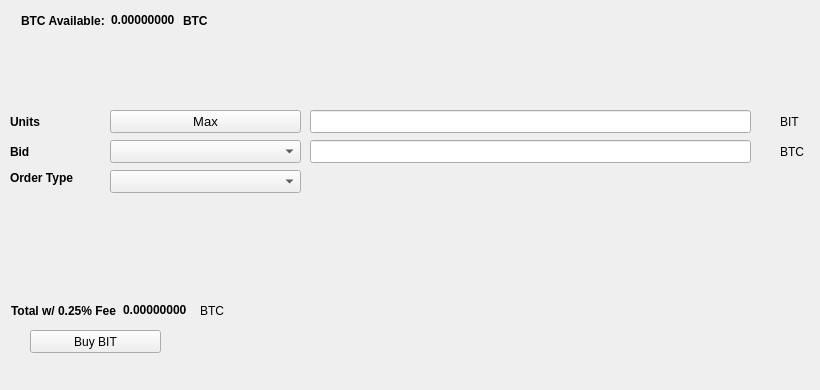
   <widget class="QWidget" name="BuyTab">
    <attribute name="title">
     <string>Buy</string>
    </attribute>
    <widget class="QPushButton" name="BuyPIV">
     <property name="geometry">
      <rect>
       <x>30</x>
       <y>330</y>
       <width>131</width>
       <height>23</height>
      </rect>
     </property>
     <property name="text">
      <string>Buy BIT</string>
     </property>
     <property name="icon">
      <iconset resource="../BitMoney.qrc">
       <normaloff>:/icons/bitcoin</normaloff>:/icons/bitcoin</iconset>
     </property>
    </widget>
    <widget class="QLabel" name="label_3">
     <property name="geometry">
      <rect>
       <x>10</x>
       <y>110</y>
       <width>46</width>
       <height>23</height>
      </rect>
     </property>
     <property name="font">
      <font>
       <weight>75</weight>
       <bold>true</bold>
      </font>
     </property>
     <property name="text">
      <string>Units</string>
     </property>
    </widget>
    <widget class="QLineEdit" name="UnitsInput">
     <property name="geometry">
      <rect>
       <x>310</x>
       <y>110</y>
       <width>441</width>
       <height>23</height>
      </rect>
     </property>
     <property name="font">
      <font>
       <pointsize>9</pointsize>
       <weight>75</weight>
       <bold>true</bold>
      </font>
     </property>
    </widget>
    <widget class="QLineEdit" name="BuyBidPriceEdit">
     <property name="geometry">
      <rect>
       <x>310</x>
       <y>140</y>
       <width>441</width>
       <height>23</height>
      </rect>
     </property>
     <property name="font">
      <font>
       <pointsize>9</pointsize>
       <weight>75</weight>
       <bold>true</bold>
      </font>
     </property>
    </widget>
    <widget class="QLabel" name="label_4">
     <property name="geometry">
      <rect>
       <x>780</x>
       <y>110</y>
       <width>31</width>
       <height>23</height>
      </rect>
     </property>
     <property name="text">
      <string>BIT</string>
     </property>
    </widget>
    <widget class="QLabel" name="label_5">
     <property name="geometry">
      <rect>
       <x>780</x>
       <y>140</y>
       <width>31</width>
       <height>23</height>
      </rect>
     </property>
     <property name="text">
      <string>BTC</string>
     </property>
    </widget>
    <widget class="QLabel" name="label_6">
     <property name="geometry">
      <rect>
       <x>10</x>
       <y>140</y>
       <width>46</width>
       <height>23</height>
      </rect>
     </property>
     <property name="font">
      <font>
       <weight>75</weight>
       <bold>true</bold>
      </font>
     </property>
     <property name="text">
      <string>Bid</string>
     </property>
    </widget>
    <widget class="QLabel" name="label_7">
     <property name="geometry">
      <rect>
       <x>10</x>
       <y>170</y>
       <width>91</width>
       <height>16</height>
      </rect>
     </property>
     <property name="font">
      <font>
       <weight>75</weight>
       <bold>true</bold>
      </font>
     </property>
     <property name="text">
      <string>Order Type</string>
     </property>
    </widget>
    <widget class="QPushButton" name="Buy_Max_Amount">
     <property name="geometry">
      <rect>
       <x>110</x>
       <y>110</y>
       <width>191</width>
       <height>23</height>
      </rect>
     </property>
     <property name="font">
      <font>
       <pointsize>10</pointsize>
      </font>
     </property>
     <property name="text">
      <string>Max</string>
     </property>
    </widget>
    <widget class="QComboBox" name="BuyBidcomboBox">
     <property name="geometry">
      <rect>
       <x>110</x>
       <y>140</y>
       <width>191</width>
       <height>23</height>
      </rect>
     </property>
     <property name="font">
      <font>
       <pointsize>10</pointsize>
      </font>
     </property>
    </widget>
    <widget class="QComboBox" name="buyOrdertypeCombo">
     <property name="geometry">
      <rect>
       <x>110</x>
       <y>170</y>
       <width>191</width>
       <height>23</height>
      </rect>
     </property>
     <property name="font">
      <font>
       <pointsize>10</pointsize>
      </font>
     </property>
    </widget>
    <widget class="QWidget" name="layoutWidget1">
     <property name="geometry">
      <rect>
       <x>21</x>
       <y>11</y>
       <width>227</width>
       <height>19</height>
      </rect>
     </property>
     <layout class="QHBoxLayout" name="horizontalLayout_3">
      <item>
       <widget class="QLabel" name="label232">
        <property name="font">
         <font>
          <weight>75</weight>
          <bold>true</bold>
         </font>
        </property>
        <property name="text">
         <string>BTC Available:</string>
        </property>
       </widget>
      </item>
      <item>
       <widget class="QLabel" name="BtcAvailableLbl">
        <property name="palette">
         <palette>
          <active>
           <colorrole role="WindowText">
            <brush brushstyle="SolidPattern">
             <color alpha="255">
              <red>0</red>
              <green>0</green>
              <blue>0</blue>
             </color>
            </brush>
           </colorrole>
           <colorrole role="Button">
            <brush brushstyle="SolidPattern">
             <color alpha="255">
              <red>0</red>
              <green>170</green>
              <blue>0</blue>
             </color>
            </brush>
           </colorrole>
           <colorrole role="Light">
            <brush brushstyle="SolidPattern">
             <color alpha="255">
              <red>0</red>
              <green>255</green>
              <blue>0</blue>
             </color>
            </brush>
           </colorrole>
           <colorrole role="Midlight">
            <brush brushstyle="SolidPattern">
             <color alpha="255">
              <red>0</red>
              <green>212</green>
              <blue>0</blue>
             </color>
            </brush>
           </colorrole>
           <colorrole role="Dark">
            <brush brushstyle="SolidPattern">
             <color alpha="255">
              <red>0</red>
              <green>85</green>
              <blue>0</blue>
             </color>
            </brush>
           </colorrole>
           <colorrole role="Mid">
            <brush brushstyle="SolidPattern">
             <color alpha="255">
              <red>0</red>
              <green>113</green>
              <blue>0</blue>
             </color>
            </brush>
           </colorrole>
           <colorrole role="Text">
            <brush brushstyle="SolidPattern">
             <color alpha="255">
              <red>0</red>
              <green>170</green>
              <blue>0</blue>
             </color>
            </brush>
           </colorrole>
           <colorrole role="BrightText">
            <brush brushstyle="SolidPattern">
             <color alpha="255">
              <red>255</red>
              <green>255</green>
              <blue>255</blue>
             </color>
            </brush>
           </colorrole>
           <colorrole role="ButtonText">
            <brush brushstyle="SolidPattern">
             <color alpha="255">
              <red>0</red>
              <green>0</green>
              <blue>0</blue>
             </color>
            </brush>
           </colorrole>
           <colorrole role="Base">
            <brush brushstyle="SolidPattern">
             <color alpha="255">
              <red>255</red>
              <green>255</green>
              <blue>255</blue>
             </color>
            </brush>
           </colorrole>
           <colorrole role="Window">
            <brush brushstyle="SolidPattern">
             <color alpha="255">
              <red>0</red>
              <green>170</green>
              <blue>0</blue>
             </color>
            </brush>
           </colorrole>
           <colorrole role="Shadow">
            <brush brushstyle="SolidPattern">
             <color alpha="255">
              <red>0</red>
              <green>0</green>
              <blue>0</blue>
             </color>
            </brush>
           </colorrole>
           <colorrole role="AlternateBase">
            <brush brushstyle="SolidPattern">
             <color alpha="255">
              <red>127</red>
              <green>212</green>
              <blue>127</blue>
             </color>
            </brush>
           </colorrole>
           <colorrole role="ToolTipBase">
            <brush brushstyle="SolidPattern">
             <color alpha="255">
              <red>255</red>
              <green>255</green>
              <blue>220</blue>
             </color>
            </brush>
           </colorrole>
           <colorrole role="ToolTipText">
            <brush brushstyle="SolidPattern">
             <color alpha="255">
              <red>0</red>
              <green>0</green>
              <blue>0</blue>
             </color>
            </brush>
           </colorrole>
          </active>
          <inactive>
           <colorrole role="WindowText">
            <brush brushstyle="SolidPattern">
             <color alpha="255">
              <red>0</red>
              <green>0</green>
              <blue>0</blue>
             </color>
            </brush>
           </colorrole>
           <colorrole role="Button">
            <brush brushstyle="SolidPattern">
             <color alpha="255">
              <red>0</red>
              <green>170</green>
              <blue>0</blue>
             </color>
            </brush>
           </colorrole>
           <colorrole role="Light">
            <brush brushstyle="SolidPattern">
             <color alpha="255">
              <red>0</red>
              <green>255</green>
              <blue>0</blue>
             </color>
            </brush>
           </colorrole>
           <colorrole role="Midlight">
            <brush brushstyle="SolidPattern">
             <color alpha="255">
              <red>0</red>
              <green>212</green>
              <blue>0</blue>
             </color>
            </brush>
           </colorrole>
           <colorrole role="Dark">
            <brush brushstyle="SolidPattern">
             <color alpha="255">
              <red>0</red>
              <green>85</green>
              <blue>0</blue>
             </color>
            </brush>
           </colorrole>
           <colorrole role="Mid">
            <brush brushstyle="SolidPattern">
             <color alpha="255">
              <red>0</red>
              <green>113</green>
              <blue>0</blue>
             </color>
            </brush>
           </colorrole>
           <colorrole role="Text">
            <brush brushstyle="SolidPattern">
             <color alpha="255">
              <red>0</red>
              <green>170</green>
              <blue>0</blue>
             </color>
            </brush>
           </colorrole>
           <colorrole role="BrightText">
            <brush brushstyle="SolidPattern">
             <color alpha="255">
              <red>255</red>
              <green>255</green>
              <blue>255</blue>
             </color>
            </brush>
           </colorrole>
           <colorrole role="ButtonText">
            <brush brushstyle="SolidPattern">
             <color alpha="255">
              <red>0</red>
              <green>0</green>
              <blue>0</blue>
             </color>
            </brush>
           </colorrole>
           <colorrole role="Base">
            <brush brushstyle="SolidPattern">
             <color alpha="255">
              <red>255</red>
              <green>255</green>
              <blue>255</blue>
             </color>
            </brush>
           </colorrole>
           <colorrole role="Window">
            <brush brushstyle="SolidPattern">
             <color alpha="255">
              <red>0</red>
              <green>170</green>
              <blue>0</blue>
             </color>
            </brush>
           </colorrole>
           <colorrole role="Shadow">
            <brush brushstyle="SolidPattern">
             <color alpha="255">
              <red>0</red>
              <green>0</green>
              <blue>0</blue>
             </color>
            </brush>
           </colorrole>
           <colorrole role="AlternateBase">
            <brush brushstyle="SolidPattern">
             <color alpha="255">
              <red>127</red>
              <green>212</green>
              <blue>127</blue>
             </color>
            </brush>
           </colorrole>
           <colorrole role="ToolTipBase">
            <brush brushstyle="SolidPattern">
             <color alpha="255">
              <red>255</red>
              <green>255</green>
              <blue>220</blue>
             </color>
            </brush>
           </colorrole>
           <colorrole role="ToolTipText">
            <brush brushstyle="SolidPattern">
             <color alpha="255">
              <red>0</red>
              <green>0</green>
              <blue>0</blue>
             </color>
            </brush>
           </colorrole>
          </inactive>
          <disabled>
           <colorrole role="WindowText">
            <brush brushstyle="SolidPattern">
             <color alpha="255">
              <red>0</red>
              <green>85</green>
              <blue>0</blue>
             </color>
            </brush>
           </colorrole>
           <colorrole role="Button">
            <brush brushstyle="SolidPattern">
             <color alpha="255">
              <red>0</red>
              <green>170</green>
              <blue>0</blue>
             </color>
            </brush>
           </colorrole>
           <colorrole role="Light">
            <brush brushstyle="SolidPattern">
             <color alpha="255">
              <red>0</red>
              <green>255</green>
              <blue>0</blue>
             </color>
            </brush>
           </colorrole>
           <colorrole role="Midlight">
            <brush brushstyle="SolidPattern">
             <color alpha="255">
              <red>0</red>
              <green>212</green>
              <blue>0</blue>
             </color>
            </brush>
           </colorrole>
           <colorrole role="Dark">
            <brush brushstyle="SolidPattern">
             <color alpha="255">
              <red>0</red>
              <green>85</green>
              <blue>0</blue>
             </color>
            </brush>
           </colorrole>
           <colorrole role="Mid">
            <brush brushstyle="SolidPattern">
             <color alpha="255">
              <red>0</red>
              <green>113</green>
              <blue>0</blue>
             </color>
            </brush>
           </colorrole>
           <colorrole role="Text">
            <brush brushstyle="SolidPattern">
             <color alpha="255">
              <red>0</red>
              <green>85</green>
              <blue>0</blue>
             </color>
            </brush>
           </colorrole>
           <colorrole role="BrightText">
            <brush brushstyle="SolidPattern">
             <color alpha="255">
              <red>255</red>
              <green>255</green>
              <blue>255</blue>
             </color>
            </brush>
           </colorrole>
           <colorrole role="ButtonText">
            <brush brushstyle="SolidPattern">
             <color alpha="255">
              <red>0</red>
              <green>85</green>
              <blue>0</blue>
             </color>
            </brush>
           </colorrole>
           <colorrole role="Base">
            <brush brushstyle="SolidPattern">
             <color alpha="255">
              <red>0</red>
              <green>170</green>
              <blue>0</blue>
             </color>
            </brush>
           </colorrole>
           <colorrole role="Window">
            <brush brushstyle="SolidPattern">
             <color alpha="255">
              <red>0</red>
              <green>170</green>
              <blue>0</blue>
             </color>
            </brush>
           </colorrole>
           <colorrole role="Shadow">
            <brush brushstyle="SolidPattern">
             <color alpha="255">
              <red>0</red>
              <green>0</green>
              <blue>0</blue>
             </color>
            </brush>
           </colorrole>
           <colorrole role="AlternateBase">
            <brush brushstyle="SolidPattern">
             <color alpha="255">
              <red>0</red>
              <green>170</green>
              <blue>0</blue>
             </color>
            </brush>
           </colorrole>
           <colorrole role="ToolTipBase">
            <brush brushstyle="SolidPattern">
             <color alpha="255">
              <red>255</red>
              <green>255</green>
              <blue>220</blue>
             </color>
            </brush>
           </colorrole>
           <colorrole role="ToolTipText">
            <brush brushstyle="SolidPattern">
             <color alpha="255">
              <red>0</red>
              <green>0</green>
              <blue>0</blue>
             </color>
            </brush>
           </colorrole>
          </disabled>
         </palette>
        </property>
        <property name="font">
         <font>
          <weight>75</weight>
          <bold>true</bold>
         </font>
        </property>
        <property name="text">
         <string>0.00000000</string>
        </property>
        <property name="textInteractionFlags">
         <set>Qt::LinksAccessibleByMouse|Qt::TextSelectableByKeyboard|Qt::TextSelectableByMouse</set>
        </property>
       </widget>
      </item>
      <item>
       <widget class="QLabel" name="BtcAvailableLbl_2">
        <property name="font">
         <font>
          <weight>75</weight>
          <bold>true</bold>
         </font>
        </property>
        <property name="text">
         <string>BTC</string>
        </property>
       </widget>
      </item>
     </layout>
    </widget>
    <widget class="QWidget" name="layoutWidge2">
     <property name="geometry">
      <rect>
       <x>11</x>
       <y>301</y>
       <width>259</width>
       <height>19</height>
      </rect>
     </property>
     <layout class="QHBoxLayout" name="horizontalLayout_4">
      <item>
       <widget class="QLabel" name="label_9">
        <property name="font">
         <font>
          <weight>75</weight>
          <bold>true</bold>
         </font>
        </property>
        <property name="text">
         <string>Total w/ 0.25% Fee</string>
        </property>
       </widget>
      </item>
      <item>
       <widget class="QLabel" name="BuyCostLabel">
        <property name="palette">
         <palette>
          <active>
           <colorrole role="WindowText">
            <brush brushstyle="SolidPattern">
             <color alpha="255">
              <red>0</red>
              <green>0</green>
              <blue>0</blue>
             </color>
            </brush>
           </colorrole>
           <colorrole role="Button">
            <brush brushstyle="SolidPattern">
             <color alpha="255">
              <red>0</red>
              <green>170</green>
              <blue>0</blue>
             </color>
            </brush>
           </colorrole>
           <colorrole role="Light">
            <brush brushstyle="SolidPattern">
             <color alpha="255">
              <red>0</red>
              <green>255</green>
              <blue>0</blue>
             </color>
            </brush>
           </colorrole>
           <colorrole role="Midlight">
            <brush brushstyle="SolidPattern">
             <color alpha="255">
              <red>0</red>
              <green>212</green>
              <blue>0</blue>
             </color>
            </brush>
           </colorrole>
           <colorrole role="Dark">
            <brush brushstyle="SolidPattern">
             <color alpha="255">
              <red>0</red>
              <green>85</green>
              <blue>0</blue>
             </color>
            </brush>
           </colorrole>
           <colorrole role="Mid">
            <brush brushstyle="SolidPattern">
             <color alpha="255">
              <red>0</red>
              <green>113</green>
              <blue>0</blue>
             </color>
            </brush>
           </colorrole>
           <colorrole role="Text">
            <brush brushstyle="SolidPattern">
             <color alpha="255">
              <red>0</red>
              <green>170</green>
              <blue>0</blue>
             </color>
            </brush>
           </colorrole>
           <colorrole role="BrightText">
            <brush brushstyle="SolidPattern">
             <color alpha="255">
              <red>255</red>
              <green>255</green>
              <blue>255</blue>
             </color>
            </brush>
           </colorrole>
           <colorrole role="ButtonText">
            <brush brushstyle="SolidPattern">
             <color alpha="255">
              <red>0</red>
              <green>0</green>
              <blue>0</blue>
             </color>
            </brush>
           </colorrole>
           <colorrole role="Base">
            <brush brushstyle="SolidPattern">
             <color alpha="255">
              <red>255</red>
              <green>255</green>
              <blue>255</blue>
             </color>
            </brush>
           </colorrole>
           <colorrole role="Window">
            <brush brushstyle="SolidPattern">
             <color alpha="255">
              <red>0</red>
              <green>170</green>
              <blue>0</blue>
             </color>
            </brush>
           </colorrole>
           <colorrole role="Shadow">
            <brush brushstyle="SolidPattern">
             <color alpha="255">
              <red>0</red>
              <green>0</green>
              <blue>0</blue>
             </color>
            </brush>
           </colorrole>
           <colorrole role="AlternateBase">
            <brush brushstyle="SolidPattern">
             <color alpha="255">
              <red>127</red>
              <green>212</green>
              <blue>127</blue>
             </color>
            </brush>
           </colorrole>
           <colorrole role="ToolTipBase">
            <brush brushstyle="SolidPattern">
             <color alpha="255">
              <red>255</red>
              <green>255</green>
              <blue>220</blue>
             </color>
            </brush>
           </colorrole>
           <colorrole role="ToolTipText">
            <brush brushstyle="SolidPattern">
             <color alpha="255">
              <red>0</red>
              <green>0</green>
              <blue>0</blue>
             </color>
            </brush>
           </colorrole>
          </active>
          <inactive>
           <colorrole role="WindowText">
            <brush brushstyle="SolidPattern">
             <color alpha="255">
              <red>0</red>
              <green>0</green>
              <blue>0</blue>
             </color>
            </brush>
           </colorrole>
           <colorrole role="Button">
            <brush brushstyle="SolidPattern">
             <color alpha="255">
              <red>0</red>
              <green>170</green>
              <blue>0</blue>
             </color>
            </brush>
           </colorrole>
           <colorrole role="Light">
            <brush brushstyle="SolidPattern">
             <color alpha="255">
              <red>0</red>
              <green>255</green>
              <blue>0</blue>
             </color>
            </brush>
           </colorrole>
           <colorrole role="Midlight">
            <brush brushstyle="SolidPattern">
             <color alpha="255">
              <red>0</red>
              <green>212</green>
              <blue>0</blue>
             </color>
            </brush>
           </colorrole>
           <colorrole role="Dark">
            <brush brushstyle="SolidPattern">
             <color alpha="255">
              <red>0</red>
              <green>85</green>
              <blue>0</blue>
             </color>
            </brush>
           </colorrole>
           <colorrole role="Mid">
            <brush brushstyle="SolidPattern">
             <color alpha="255">
              <red>0</red>
              <green>113</green>
              <blue>0</blue>
             </color>
            </brush>
           </colorrole>
           <colorrole role="Text">
            <brush brushstyle="SolidPattern">
             <color alpha="255">
              <red>0</red>
              <green>170</green>
              <blue>0</blue>
             </color>
            </brush>
           </colorrole>
           <colorrole role="BrightText">
            <brush brushstyle="SolidPattern">
             <color alpha="255">
              <red>255</red>
              <green>255</green>
              <blue>255</blue>
             </color>
            </brush>
           </colorrole>
           <colorrole role="ButtonText">
            <brush brushstyle="SolidPattern">
             <color alpha="255">
              <red>0</red>
              <green>0</green>
              <blue>0</blue>
             </color>
            </brush>
           </colorrole>
           <colorrole role="Base">
            <brush brushstyle="SolidPattern">
             <color alpha="255">
              <red>255</red>
              <green>255</green>
              <blue>255</blue>
             </color>
            </brush>
           </colorrole>
           <colorrole role="Window">
            <brush brushstyle="SolidPattern">
             <color alpha="255">
              <red>0</red>
              <green>170</green>
              <blue>0</blue>
             </color>
            </brush>
           </colorrole>
           <colorrole role="Shadow">
            <brush brushstyle="SolidPattern">
             <color alpha="255">
              <red>0</red>
              <green>0</green>
              <blue>0</blue>
             </color>
            </brush>
           </colorrole>
           <colorrole role="AlternateBase">
            <brush brushstyle="SolidPattern">
             <color alpha="255">
              <red>127</red>
              <green>212</green>
              <blue>127</blue>
             </color>
            </brush>
           </colorrole>
           <colorrole role="ToolTipBase">
            <brush brushstyle="SolidPattern">
             <color alpha="255">
              <red>255</red>
              <green>255</green>
              <blue>220</blue>
             </color>
            </brush>
           </colorrole>
           <colorrole role="ToolTipText">
            <brush brushstyle="SolidPattern">
             <color alpha="255">
              <red>0</red>
              <green>0</green>
              <blue>0</blue>
             </color>
            </brush>
           </colorrole>
          </inactive>
          <disabled>
           <colorrole role="WindowText">
            <brush brushstyle="SolidPattern">
             <color alpha="255">
              <red>0</red>
              <green>85</green>
              <blue>0</blue>
             </color>
            </brush>
           </colorrole>
           <colorrole role="Button">
            <brush brushstyle="SolidPattern">
             <color alpha="255">
              <red>0</red>
              <green>170</green>
              <blue>0</blue>
             </color>
            </brush>
           </colorrole>
           <colorrole role="Light">
            <brush brushstyle="SolidPattern">
             <color alpha="255">
              <red>0</red>
              <green>255</green>
              <blue>0</blue>
             </color>
            </brush>
           </colorrole>
           <colorrole role="Midlight">
            <brush brushstyle="SolidPattern">
             <color alpha="255">
              <red>0</red>
              <green>212</green>
              <blue>0</blue>
             </color>
            </brush>
           </colorrole>
           <colorrole role="Dark">
            <brush brushstyle="SolidPattern">
             <color alpha="255">
              <red>0</red>
              <green>85</green>
              <blue>0</blue>
             </color>
            </brush>
           </colorrole>
           <colorrole role="Mid">
            <brush brushstyle="SolidPattern">
             <color alpha="255">
              <red>0</red>
              <green>113</green>
              <blue>0</blue>
             </color>
            </brush>
           </colorrole>
           <colorrole role="Text">
            <brush brushstyle="SolidPattern">
             <color alpha="255">
              <red>0</red>
              <green>85</green>
              <blue>0</blue>
             </color>
            </brush>
           </colorrole>
           <colorrole role="BrightText">
            <brush brushstyle="SolidPattern">
             <color alpha="255">
              <red>255</red>
              <green>255</green>
              <blue>255</blue>
             </color>
            </brush>
           </colorrole>
           <colorrole role="ButtonText">
            <brush brushstyle="SolidPattern">
             <color alpha="255">
              <red>0</red>
              <green>85</green>
              <blue>0</blue>
             </color>
            </brush>
           </colorrole>
           <colorrole role="Base">
            <brush brushstyle="SolidPattern">
             <color alpha="255">
              <red>0</red>
              <green>170</green>
              <blue>0</blue>
             </color>
            </brush>
           </colorrole>
           <colorrole role="Window">
            <brush brushstyle="SolidPattern">
             <color alpha="255">
              <red>0</red>
              <green>170</green>
              <blue>0</blue>
             </color>
            </brush>
           </colorrole>
           <colorrole role="Shadow">
            <brush brushstyle="SolidPattern">
             <color alpha="255">
              <red>0</red>
              <green>0</green>
              <blue>0</blue>
             </color>
            </brush>
           </colorrole>
           <colorrole role="AlternateBase">
            <brush brushstyle="SolidPattern">
             <color alpha="255">
              <red>0</red>
              <green>170</green>
              <blue>0</blue>
             </color>
            </brush>
           </colorrole>
           <colorrole role="ToolTipBase">
            <brush brushstyle="SolidPattern">
             <color alpha="255">
              <red>255</red>
              <green>255</green>
              <blue>220</blue>
             </color>
            </brush>
           </colorrole>
           <colorrole role="ToolTipText">
            <brush brushstyle="SolidPattern">
             <color alpha="255">
              <red>0</red>
              <green>0</green>
              <blue>0</blue>
             </color>
            </brush>
           </colorrole>
          </disabled>
         </palette>
        </property>
        <property name="font">
         <font>
          <weight>75</weight>
          <bold>true</bold>
         </font>
        </property>
        <property name="autoFillBackground">
         <bool>false</bool>
        </property>
        <property name="text">
         <string>0.00000000</string>
        </property>
        <property name="textInteractionFlags">
         <set>Qt::LinksAccessibleByMouse|Qt::TextSelectableByMouse</set>
        </property>
       </widget>
      </item>
      <item>
       <widget class="QLabel" name="label_10">
        <property name="font">
         <font>
          <weight>50</weight>
          <bold>false</bold>
         </font>
        </property>
        <property name="text">
         <string>BTC</string>
        </property>
       </widget>
      </item>
     </layout>
    </widget>
    <widget class="QLabel" name="label_24">
     <property name="geometry">
      <rect>
       <x>460</x>
       <y>300</y>
       <width>281</width>
       <height>81</height>
      </rect>
     </property>
     <property name="text">
      <string/>
     </property>
     <property name="pixmap">
      <pixmap>:/images/bittrex</pixmap>
     </property>
    </widget>
   </widget>
